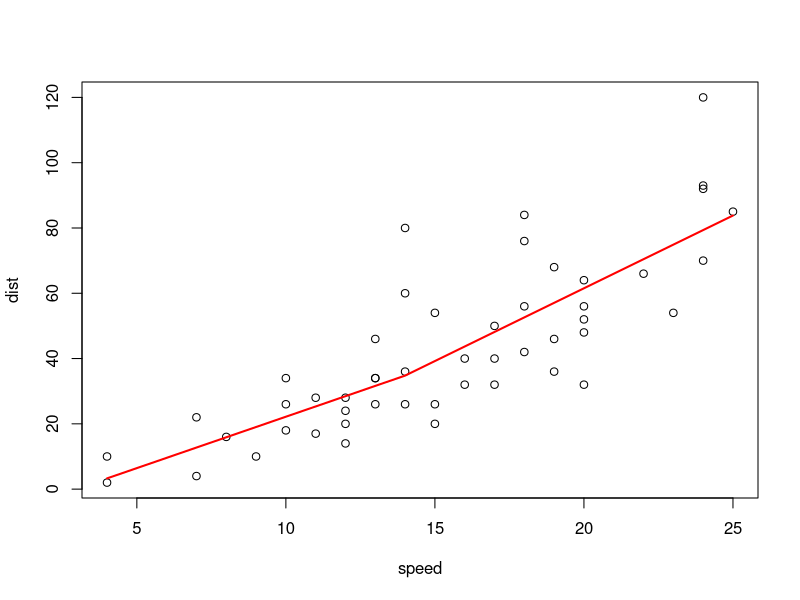

Write the R code that produced this figure.
# http://www.r-bloggers.com/splines-opening-the-black-box/

library(splines)

# Knots
K = c(14)

# distance to stop vs speed
plot(cars)

# bs = B-spline basis for polynomial splines
reg = lm(dist ~ bs(speed, knots=c(K), degree=1), data=cars)

u = seq(4, 25, by=.1)
B = data.frame(speed=u)
Y = predict(reg, newdata=B)
lines(u, Y, lwd=2, col="red")
print(summary(reg))
